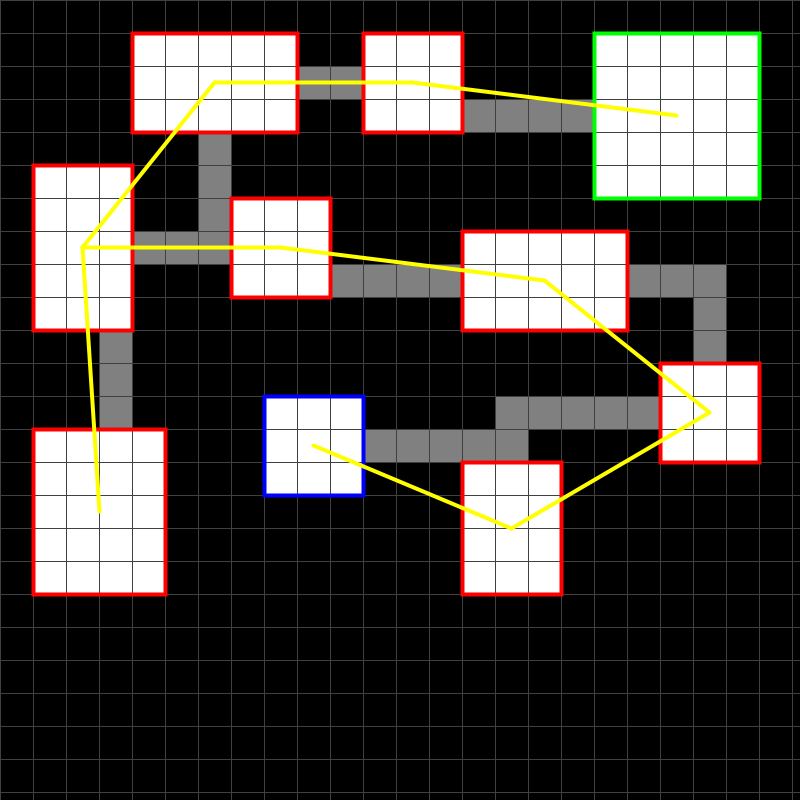
Frame 1 (no input)
Frame 60 (the mouse pressed at the canvas centre just before this capture): identical to frame 1, image omitted
Frame 120 (the mouse held since frame 60 and released just before this capture): identical to frame 1, image omitted

The Processing sketch that drew this single still picture (run headless with seeded random() and noise(); from frame 60 on, the mouse is pressed at the canvas centre):

// Processing sketch: MazeGenerator
// ── MazeGenerator.pde
DungeonBuilder db;
Dungeon dg;

void setup() {
  size(800, 800);
  
  db = new DungeonBuilder()
    .setNumberOfRooms(10)
    .setRoomMinimumSize(4)
    .setRoomMaximumSize(7)
    .setMapSize(24);

  dg = db.build();
}

void draw() {
  
  final float w = width / dg.map.length;

  background(0);
  
  stroke(color(64));
  fill(color(0));
  strokeWeight(1);
  
  for (int i = 0; i < height; i += w) {
    for (int j = 0; j < width; j += w) {
      rect(j, i, w, w);
    }
  }

  for (int i = 0; i < dg.map.length; i++) {
    for (int j = 0; j < dg.map[i].length; j++) {
      if (dg.map[i][j] == 1) {
        fill(color(255));
        rect(j * w, i * w, w, w);
      } else if (dg.map[i][j] == 2) {
        fill(color(128));
        rect(j * w, i * w, w, w);
      }
    }
  }
  
  noFill();
  strokeWeight(4);
  
  for (DungeonRoom room: dg.rooms) {
    if (room.start) {
      stroke(color(0, 0, 255));
    } else if (room.end) {
      stroke(color(0, 255, 0));
    } else {
      stroke(color(255, 0, 0));
    }
    rect(room.position.x * w, room.position.y * w, room.size.x * w, room.size.y * w);
  }
  
  stroke(color(255, 255, 0));
  for (int i = 0; i < dg.graph.length; i++) {
    DungeonRoom a = dg.rooms.get(i);
    for (int j = 0; j < dg.graph[i].length; j++) {
      if (i != j) {
        DungeonRoom b = dg.rooms.get(j);
        if (dg.graph[i][j] == 1) {
          line((a.position.x + a.size.x / 2) * w, (a.position.y + a.size.y / 2) * w,
            (b.position.x + b.size.x / 2) * w, (b.position.y + b.size.y / 2) * w);
        }
      }
    }
  }
}

void keyPressed() {
  dg = db.build();
}

// ── Dungeon.pde
class DungeonRoom
{
  PVector position = new PVector(0, 0);
  PVector size = new PVector(0, 0);

  boolean start = false;
  boolean end = false;

  int brightest = 5;
  int ennemycount = -1;

  boolean visited = false;

  DungeonRoom(float x, float y, float w, float h) {
    this.position.x = x;
    this.position.y = y;
    this.size.x = w;
    this.size.y = h;
  }
}

class Dungeon
{
  ArrayList<DungeonRoom> rooms;

  int[][] graph;

  int[][] map;

  void generate(int numRooms, int roomMinimumSize, int roomMaximumSize, int roomSpacing, int spreadIterations, float spreadMean, float spreadStd, float spreadCohesion, float spreadSeparation, int adjacentMaximumDistance, float deformationRatio, int mapSize) {

    rooms = new ArrayList<DungeonRoom>();

    for (int i= 0; i < numRooms; i++) {
      rooms.add(generateRoom(roomMinimumSize, roomMaximumSize, spreadMean, spreadStd));
    }

    for (int i = 0; i < spreadIterations; i++) {
      spreadRooms(spreadCohesion, spreadSeparation, roomSpacing);
    }

    snapRoomsIntoMap(mapSize);

    graph = generateGraph(adjacentMaximumDistance, deformationRatio);

    map = generateMap(graph, mapSize);
  }

  DungeonRoom generateRoom(float roomMinimumSize, float roomMaximumSize, float spreadMean, float spreadStd) {

    final float l = randomGaussian() * spreadStd + spreadMean;
    final float a = random(-PI, PI);

    final float x = int(l * cos(a));
    final float y = int(l * sin(a));

    final float w = random(roomMinimumSize, roomMaximumSize);
    final float h = random(roomMinimumSize, roomMaximumSize);

    return new DungeonRoom(x, y, w, h);
  }

  void spreadRooms(float spreadCohesion, float spreadSeparation, int spacing) {
    final float n = rooms.size() - 1;

    // Cohesion and Separation

    for (DungeonRoom room : rooms) {

      PVector cohesion = new PVector(0, 0);
      for (DungeonRoom other : rooms) {
        if (other != room) {

          float d = PVector.dist(other.position, room.position);
          float m = max((room.size.x + other.size.x) * 0.5 + spacing, (room.size.y + other.size.y) * 0.5 + spacing);
          if (d > m) {
            cohesion.add(other.position);
          }
        }
      }
      cohesion.div(n).sub(room.position).normalize();

      PVector separation = new PVector(0, 0);
      for (DungeonRoom other : rooms) {
        if (other != room) {

          float d = PVector.dist(other.position, room.position);
          float m = max((room.size.x + other.size.x) * 0.5 + spacing, (room.size.y + other.size.y) * 0.5 + spacing);
          if (d < m) {
            separation.add(PVector.sub(room.position, other.position));
          }
        }
      }
      separation.div(n).normalize();

      room.position.add(cohesion.mult(spreadCohesion)).add(separation.mult(spreadSeparation));
    }
  }

  void snapRoomsIntoMap(int mapSize) {
    
    // Align room to a grid of 1x1

    for (DungeonRoom room : rooms) {
      room.position.x = ceil(room.position.x);
      room.position.y = ceil(room.position.y);
      room.size.x = floor(room.size.x);
      room.size.y = floor(room.size.y);
    }

    // Calculate the bounding box

    PVector bbmin = rooms.get(0).position.copy();
    PVector bbmax = rooms.get(0).position.copy();
    for (DungeonRoom room : rooms) {
      if (room.position.x < bbmin.x) {
        bbmin.x = room.position.x;
      }
      if (room.position.x + room.size.x > bbmax.x) {
        bbmax.x = room.position.x + room.size.x;
      }
      if (room.position.y < bbmin.y) {
        bbmin.y = room.position.y;
      }
      if (room.position.y + room.size.y > bbmax.y) {
        bbmax.y = room.position.y + room.size.y;
      }
    }

    // Align the min corner to the origin of the grid

    PVector origin = bbmin.mult(-1);
    for (DungeonRoom room : rooms) {
      room.position.add(origin);
    }
    
    // Clip rooms to the grid size
    
    for (DungeonRoom room : rooms) {
      room.position.x = constrain(room.position.x, 1, mapSize - 2);
      room.position.y = constrain(room.position.y, 1, mapSize - 2);
      room.size.x = constrain(room.position.x + room.size.x, 1, mapSize) - 1 - room.position.x;
      room.size.y = constrain(room.position.y + room.size.y, 1, mapSize) - 1 - room.position.y;
    }

    // Remove rooms out of the grid

    ArrayList<DungeonRoom> tmp = new ArrayList<DungeonRoom>();
    for (DungeonRoom room : rooms) {
      if (room.position.x >= 0 && room.position.x < (mapSize - 2)
        && room.position.y >= 0 && room.position.y < (mapSize - 2)) {
        tmp.add(room);
      }
    }
    rooms = tmp;
  }

  int[][] generateGraph(float maxDist, float deformPercent) {

    // Build laplacian matrix of the grap connecting all rooms
    // i.e. connect all rooms together

    int[][] graph = new int[rooms.size()][rooms.size()];
    for (int i = 0; i < graph.length; i++) {
      for (int j = 0; j < graph[i].length; j++) {
        graph[i][j] = 0;
      }
    }

    for (int i = 0; i < graph.length; i++) {
      DungeonRoom a = rooms.get(i);
      for (int j = 0; j < graph[i].length; j++) {
        if (i != j) {
          DungeonRoom b = rooms.get(j);
          if (PVector.dist(a.position, b.position) < maxDist) {
            graph[i][j] = -1;
            graph[j][i] = -1;
            graph[i][i]++;
          }
        }
      }
    }

    // Build one spanning tree from the laplacian matrix
    // i.e. find a path that go through all the rooms

    int[][] tree = new int[rooms.size()][rooms.size()];
    for (int i = 0; i < graph.length; i++) {
      for (int j = 0; j < graph[i].length; j++) {
        tree[i][j] = 0;
      }
    }

    int start = int(random(graph.length));
    int end = spanningTree(graph, start, tree);

    // Deform the spanning tree with arbitrary original graph transitions
    // i.e. add a bit of fun

    for (int i = 0; i < graph.length; i++) {
      for (int j = i + 1; j < graph[i].length; j++) {
        if (random(1) < deformPercent) {
          tree[i][j] = (graph[i][j] == -1) ? 1 : 0;
        }
      }
    }

    // Mark start and end rooms

    rooms.get(start).start = true;
    rooms.get(end).end = true;

    return tree;
  }

  int spanningTree(int[][] graph, int v, int[][] tree) {
    int last = v;

    rooms.get(v).visited = true;

    for (int j = 0; j < graph[v].length; j++) {
      if (j != v && graph[v][j] == -1 && !rooms.get(j).visited) {

        // Fill only the up triangle matrix (directed graph)

        if (j > v) {
          tree[v][j] = 1;
        } else {
          tree[j][v] = 1;
        }

        last = spanningTree(graph, j, tree);
      }
    }

    return last;
  }

  int[][] generateMap(int[][] tree, int mapSize) {

    int[][] map = new int[mapSize][mapSize];
    for (int i = 0; i < map.length; i++) {
      for (int j = 0; j < map[i].length; j++) {
        map[i][j] = 0;
      }
    }

    for (int i = 0; i < tree.length; i++) {
      DungeonRoom a = rooms.get(i);
      for (int j = 0; j < tree[i].length; j++) {
        if (tree[i][j] == 1) {
          DungeonRoom b = rooms.get(j);
          carveCorridor(map, a, b);
        }
      }
    }

    for (DungeonRoom room : rooms) {
      carveRoom(map, room);
    }

    carveBorders(map);

    return map;
  }

  void carveCorridor(int[][] map, DungeonRoom a, DungeonRoom b) {

    final int x1 = int(a.position.x + a.size.x * 0.5);
    final int y1 = int(a.position.y + a.size.y * 0.5);
    final int x2 = int(b.position.x + b.size.x * 0.5);
    final int y2 = int(b.position.y + b.size.y * 0.5);

    int x = x1;
    int y = y1;

    int sx;
    int sy;

    // First go the direction of the biggest gradient

    int dx = abs(x2 - x);
    int dy = abs(y2 - y);
    if (dx <= dy) {
      sx = (x2 >= x) ? 1 : -1;
      sy = 0;
    } else {
      sx = 0;
      sy = (y2 >= y) ? 1 : -1;
    }

    while (x != x2 && y != y2) {
      map[y][x] = 2;
      x += sx;
      y += sy;
    }

    // Finally go the direction of the lowest gradient

    dx = abs(x2 - x);
    dy = abs(y2 - y);
    if (dx >= dy) {
      sx = (x2 >= x) ? 1 : -1;
      sy = 0;
    } else {
      sx = 0;
      sy = (y2 >= y) ? 1 : -1;
    }

    while (x != x2 || y != y2) {
      map[y][x] = 2;
      x += sx;
      y += sy;
    }
  }

  void carveRoom(int[][] map, DungeonRoom room) {

    final int x1 = int(room.position.x);
    final int y1 = int(room.position.y);
    final int x2 = x1 + int(room.size.x);
    final int y2 = y1 + int(room.size.y);
    
    for (int i = y1; i < y2; i++) {
      for (int j = x1; j < x2; j++) {
        map[i][j] = 1;
      }
    }
  }

  void carveBorders(int[][] map) {
    for (int i = 0; i < map.length; i++) {
      for (int j = 0; j < map[i].length; j++) {
        if (i == 0 || j == 0 || i == map.length - 1 || j == map.length - 1) {
          map[i][j] = 0;
        }
      }
    }
  }
}

// ── DungeonBuilder.pde
class DungeonBuilder
{
  int numRooms = 10;
  int roomMinimumSize = 4;
  int roomMaximumSize = 7;
  int roomSpacing = 1;
  
  int spreadIterations = 1000;
  float spreadMean = 1;
  float spreadStd = 3;
  float spreadCohesion = 0.1;
  float spreadSeparation = 1;
  
  int adjacentMaximumDistance = 9;
  float deformationRatio = 0.15;
  
  int mapSize;
  
  DungeonBuilder setNumberOfRooms(int numRooms) {
    this.numRooms = numRooms;
    return this;
  }

  DungeonBuilder setRoomMinimumSize(int roomMinimumSize) {
    this.roomMinimumSize = roomMinimumSize;
    return this;
  }
  
  DungeonBuilder setRoomMaximumSize(int roomMaximumSize) {
    this.roomMaximumSize = roomMaximumSize;
    return this;
  }
  
  DungeonBuilder setRoomSpacing(int roomSpacing) {
    this.roomSpacing = roomSpacing;
    return this;
  }
  
  DungeonBuilder setSpreadIterations(int spreadIterations) {
    this.spreadIterations = spreadIterations;
    return this;
  }
  
  DungeonBuilder setSpreadMean(float spreadMean) {
    this.spreadMean = spreadMean;
    return this;
  }
  
  DungeonBuilder setSpreadStd(float spreadStd) {
    this.spreadStd = spreadStd;
    return this;
  }
  
  DungeonBuilder setSpreadCohesion(float spreadCohesion) {
    this.spreadCohesion = spreadCohesion;
    return this;
  }
  
  DungeonBuilder setSpreadSeparation(float spreadSeparation) {
    this.spreadSeparation = spreadSeparation;
    return this;
  }
  
  DungeonBuilder setAdjacentMaximumDistance(int adjacentMaximumDistance) {
    this.adjacentMaximumDistance = adjacentMaximumDistance;
    return this;
  }
  
  DungeonBuilder setDeformationRatio(float deformationRatio) {
    this.deformationRatio = deformationRatio;
    return this;
  }
  
  DungeonBuilder setMapSize(int mapSize) {
    this.mapSize = mapSize;
    return this;
  }
  
  Dungeon build() {
    Dungeon dungeon = new Dungeon();
    dungeon.generate(
      numRooms,
      roomMinimumSize,
      roomMaximumSize,
      roomSpacing,
      spreadIterations,
      spreadMean,
      spreadStd,
      spreadCohesion,
      spreadSeparation,
      adjacentMaximumDistance,
      deformationRatio,
      mapSize);
    return dungeon;
  }
}
